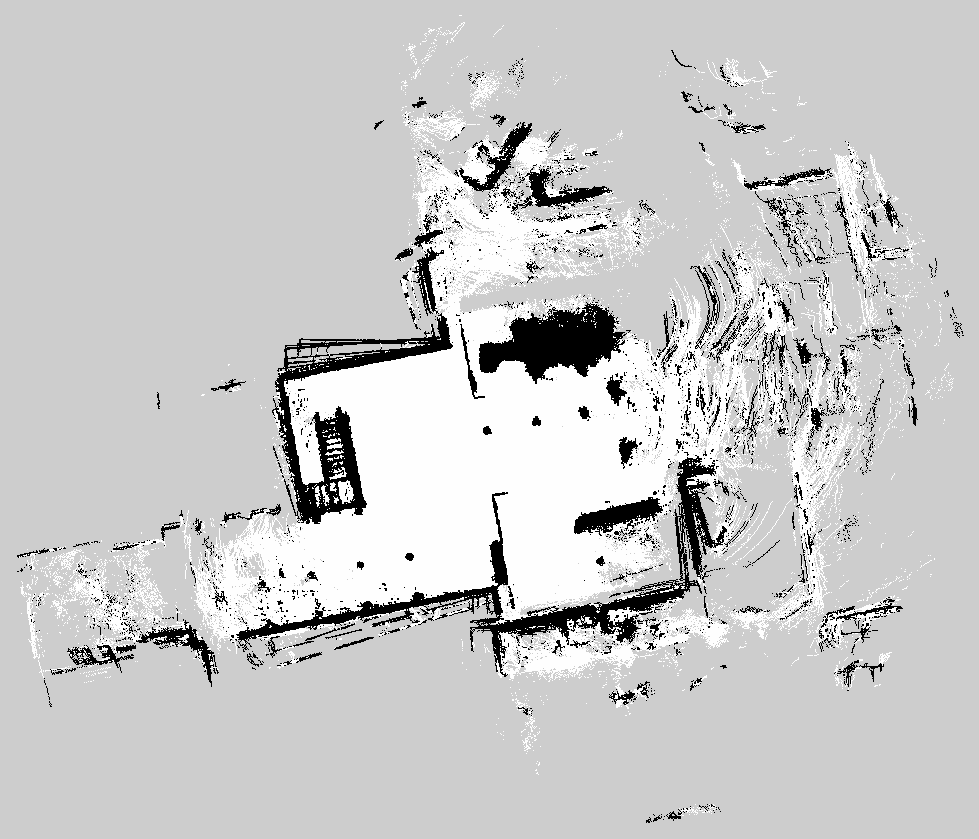
//> input picture src/3Dpipeline/bags/61836514108ccd60bece0a88.pgm, 979 x 839 px
$ ./example ../../3Dpipeline/bags/61836514108ccd60bece0a88.pgm ../../3Dpipeline/bags/61836514108ccd60bece0a88.pgm   (built with g++ and OpenCV 4)
//> lines starting //> are read from the running program, lines starting //| are printed output that depends on the picture
#include <iostream>
#include <movel_hasp_vendor/license.h>
#include <opencv2/opencv_modules.hpp>

#include <opencv2/line_descriptor.hpp>
#include <opencv2/core/utility.hpp>
#include <opencv2/imgproc.hpp>
#include <opencv2/features2d.hpp>
#include <opencv2/highgui.hpp>
#include "liof/liof.h"

//#define nfeatures 1000;
#define MATCHES_DIST_THRESHOLD 200

using namespace cv;
using namespace std;

static const char* keys = { "{@image_path1 | | Image path 1 }"
                            "{@image_path2 | | Image path 2 }" };

// ratio test nearest/second nearest < ratio
vector<DMatch> ratio_test(vector<vector<DMatch> > matches12, double ratio)
{
  vector<DMatch> good_matches;
  for (int i = 0; i < matches12.size(); i++)
  {
    if (matches12[i][0].distance < ratio * matches12[i][1].distance)
      good_matches.push_back(matches12[i][0]);
  }
  return good_matches;
}

// Symmetric Test...
vector<DMatch> symmetric_test(std::vector<DMatch> good_matches1, std::vector<DMatch> good_matches2)
{
  std::vector<DMatch> better_matches;
  for (int i = 0; i < good_matches1.size(); i++)
  {
    for (int j = 0; j < good_matches2.size(); j++)
    {
      if (good_matches1[i].queryIdx == good_matches2[j].trainIdx &&
          good_matches2[j].queryIdx == good_matches1[i].trainIdx)
      {
        better_matches.push_back(
            DMatch(good_matches1[i].queryIdx, good_matches1[i].trainIdx, good_matches1[i].distance));
        break;
      }
    }
  }

  return better_matches;
}

int main(int argc, char** argv)
{
#ifdef MOVEL_LICENSE
  MovelLicense ml;
  if (!ml.login())
    return 1;
#endif

  CommandLineParser parser(argc, argv, keys);
  String image_path1 = parser.get<String>(0);
  String image_path2 = parser.get<String>(1);

  if (image_path1.empty() || image_path2.empty())
  {
    return -1;
  }

  /* load image */
  cv::Mat image = imread(image_path1, IMREAD_GRAYSCALE);
//> image is the input picture: 839 rows x 979 cols, CV_8UC1; min 0, max 254, mean 201.2
  cv::Mat image2 = imread(image_path2, IMREAD_GRAYSCALE);
  resize(image, image, Size(image.cols / 3, image.rows / 3), 0, 0, INTER_LINEAR_EXACT);
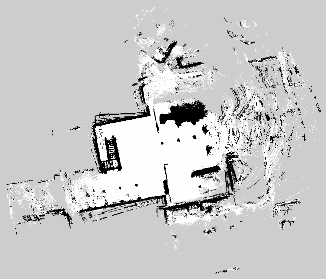
//> image: 279 rows x 326 cols, CV_8UC1; min 0, max 254, mean 201.2
  resize(image2, image2, Size(image2.cols / 3, image2.rows / 3), 0, 0, INTER_LINEAR_EXACT);

  float b, c;
  b = -0.75;
  c = 1.5;
  Mat blur;
  GaussianBlur(image, blur, cv::Size(0, 0), 3);
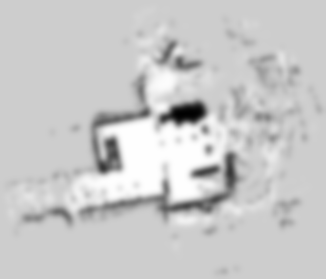
//> blur: 279 rows x 326 cols, CV_8UC1; min 1, max 254, mean 201.2
  addWeighted(image, c, blur, b, 0, image);
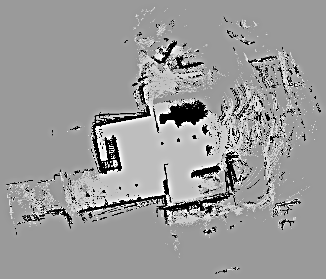
//> image: 279 rows x 326 cols, CV_8UC1; min 0, max 255, mean 154.7

  GaussianBlur(image2, blur, cv::Size(0, 0), 3);
  addWeighted(image2, c, blur, b, 0, image2);

//> (the run ends here: the program needs code that is not available in this run, at `feature_detector::LIOF detector;`)
